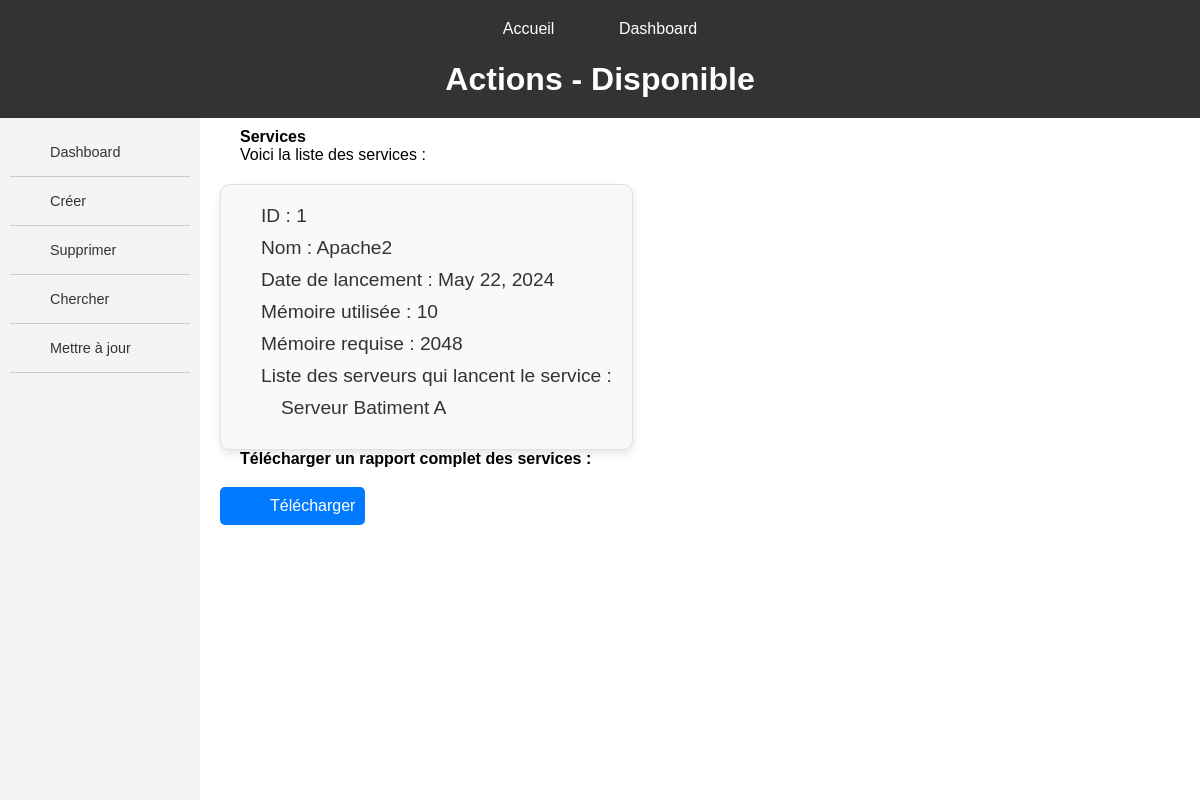
The page /service/ on the database as committed earlier.
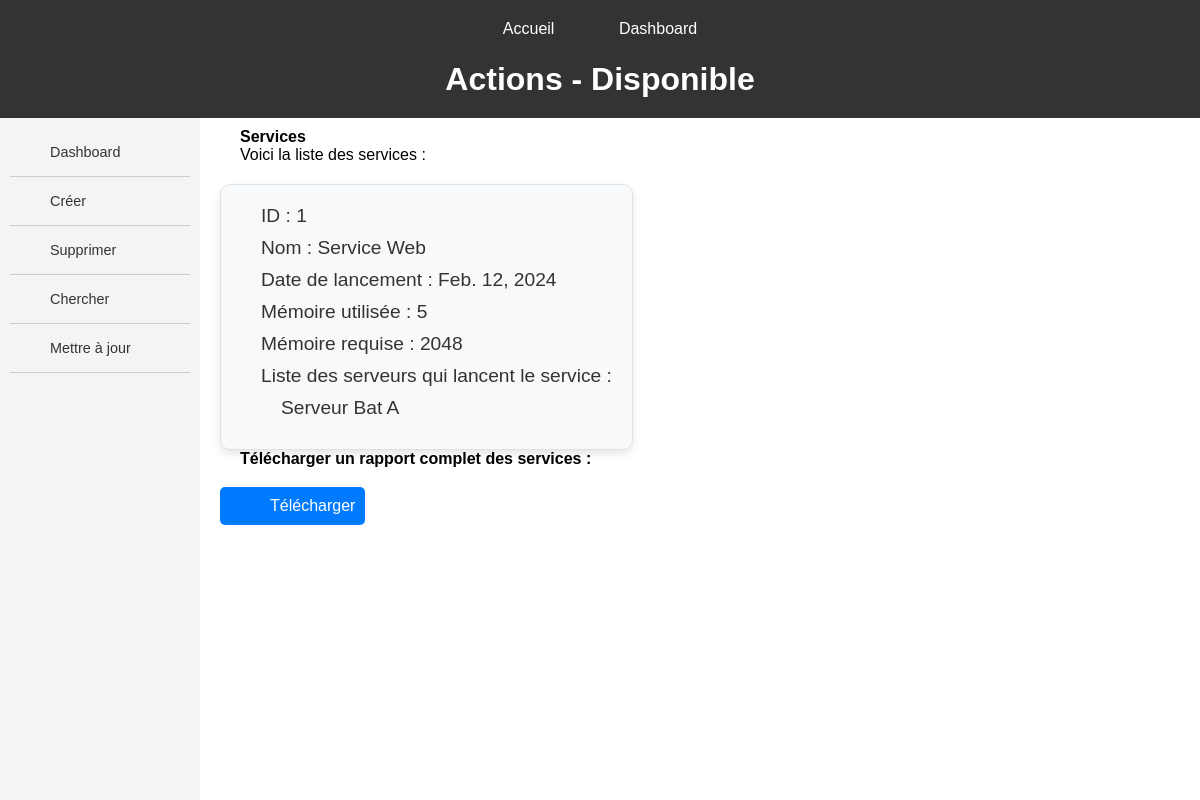
The same page on the database as committed later.
### servops/models.py (models this page shows, shortened)
class Service(models.Model):
    name = models.CharField(max_length=200)
    launch_date = models.DateField()
    memory_used = models.IntegerField()
    required_memory = models.IntegerField()
    launch_server = models.ForeignKey(Server, on_delete=models.CASCADE, related_name='services')

class Server(models.Model):
    name = models.CharField(max_length=200)
    server_type = models.ForeignKey(ServerType, on_delete=models.CASCADE)
    num_processors = models.IntegerField()
    memory_capacity = models.IntegerField()
    storage_capacity = models.IntegerField()
    used_storage = models.IntegerField(default=0)  # Espace utilisé en Go
    total_storage = models.IntegerField(default=0)  # Capacité totale de stockage en Go

### servops/views.py (the view)
# urls.py: path('service/', views.services, name='services_crud'),
def services(request):
    services = Service.objects.all()
    servers = Server.objects.all()
    return render(request, 'servops/CRUD/CRUD_services/home.html', {'services': services, 'servers': servers})

### servops/templates/servops/CRUD/CRUD_services/home.html (shortened to what this page needs)
{% extends "servops/MAIN/main_dashboard.html" %}
{% load static %}
{% block header %}Actions - Disponible{% endblock %}
{% block sidebar %}
<ul>
    <li><a href="{% url 'dashboard' %}" class="button">Dashboard</a></li>
    <li><a href="{% url 'create_service' %}" class="button">Créer</a></li>
    <li><a href="{% url 'delete_service' %}" class="button">Supprimer</a></li>
    <li><a href="{% url 'read_service' %}" class="button">Chercher</a></li>
    <li><a href="#" class="button">Mettre à jour</a></li>
</ul>
{% endblock sidebar %}
{% block content %}
<h2>Services</h2>
<p>Voici la liste des services :</p>
<div class="container">
    {% for service in services %}
    <div class="service-box">
        <p>ID : {{service.id}}</p>
        <p>Nom : {{service.name}}</p>
        <p>Date de lancement : {{service.launch_date}}</p>
        <p>Mémoire utilisée : {{service.memory_used}}</p>
        <p>Mémoire requise : {{service.required_memory}}</p>
        <p>Liste des serveurs qui lancent le service :</p>
        <ul>
            {% for server in servers %}
            <li><p>{{server.name}}</p></li>
            {% endfor %}
        </ul>
    </div>
    {% endfor %}
</div>
<h2>Télécharger un rapport complet des services :</h2>
<button>
    <a href="{% url 'pdf' %}">Télécharger</a>
</button>
{% endblock content %}

Rows that differ between the two databases and show on the page:
changed Service id 1: name "Apache2" → "Service Web"; launch_date "May 22, 2024" → "Feb. 12, 2024"; memory_used "10" → "5"
changed Server: name "Serveur Batiment A" → "Serveur Bat A"
